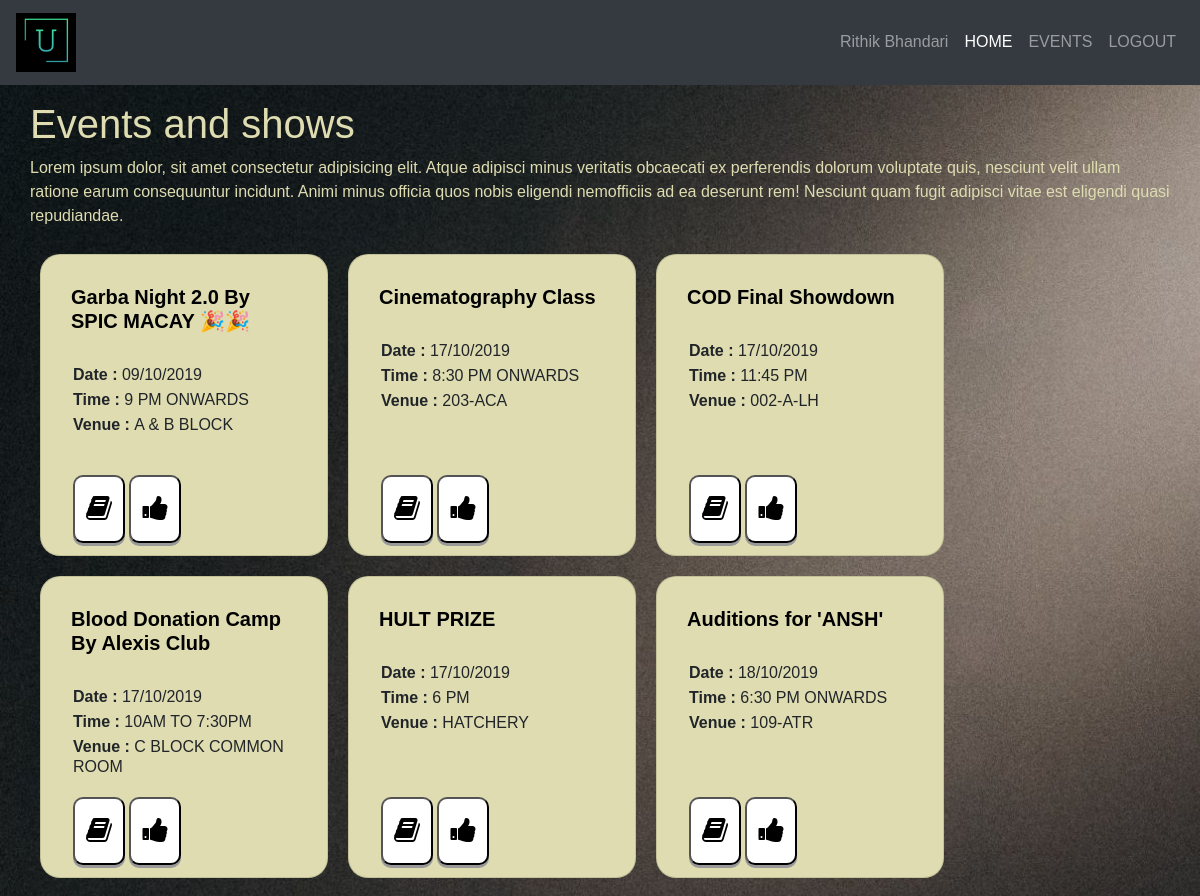
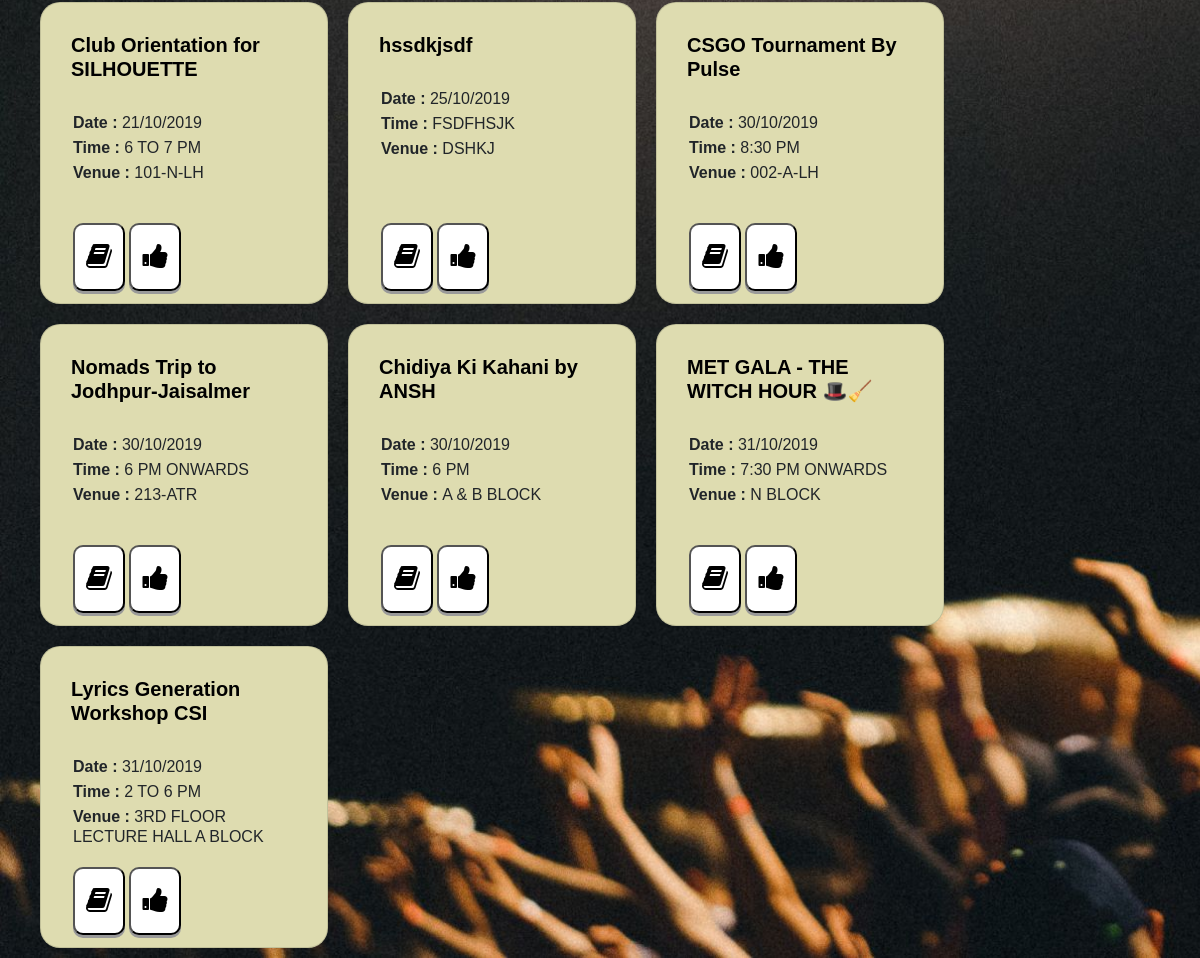
The page /events/ (signed in) on the database its author committed (2 pictures, top to bottom).
### models.py (models this page shows, shortened)
class EventsModel(db.Model):
    __tablename__ = 'events'
    ID = db.Column(db.String(8), nullable=False, primary_key=True)
    EventHeading = db.Column(db.String(255), nullable=False)
    EventDescription = db.Column(db.Text, nullable=False)
    EventDate = db.Column(db.String(20), nullable=False)
    EventTime = db.Column(db.String(255), nullable=False)
    EventVenue = db.Column(db.String(255), nullable=False)

### views_events.py (the view)
@app.route(URL_PREFIX + '/')
def display_events():
    if 'user' in session or 'admin' in session:  # accessible only if user or admin is logged in
        return render_template("events/homepage.html",
                               events=sort_events(EventsModel.query.all()))
    else:
        flash("Not Logged In", 'danger')
        print("Not Logged In")
        return redirect('/login')

### app.py (called while the page is built)
def sort_events(lst):  # sort events based on date only
    new_list = []
    while lst:
        minimum = datetime.strptime(lst[0].EventDate, '%d/%m/%Y').date()
        ev = lst[0]
        for e in lst:
            event_date = datetime.strptime(e.EventDate, '%d/%m/%Y').date()
            if event_date < minimum:
                minimum = event_date
                ev = e
        new_list.append(ev)
        if ev in lst:
            lst.remove(ev)
    return new_list

def get_session():
    return session

@app.before_request
def make_session_permanent():
    session.permanent = True
    app.permanent_session_lifetime = timedelta(minutes=15)

### templates/events/homepage.html (shortened to what this page needs)
{% extends "///layout.html" %}
    {% block body %}
    <section class="event-section">
        <div class="leftBox">
            <div class="content">
                <h1>Events and shows</h1>
                <p>Lorem ipsum dolor, sit amet consectetur adipisicing elit. Atque adipisci minus veritatis obcaecati ex
                    perferendis dolorum voluptate quis, nesciunt velit ullam ratione earum consequuntur incidunt. Animi
                    minus officia quos nobis eligendi nemofficiis ad ea deserunt rem! Nesciunt quam fugit adipisci
                    vitae
                    est eligendi quasi repudiandae.</p>
            </div>
        </div>
        <div class="events">
            {% for event in events %}
            <div class="card" style="width: 18rem;">
                <div class="card-body">
                    <h5 class="card-title"><b>{{event.EventHeading}}</b></h5>
                    <br/>
                    <h6 class="card-subtitle mb-2"><b>Date : </b>{{event.EventDate}}</h6>
                    <h6 class="card-subtitle mb-2"><b>Time : </b>{{event.EventTime}}</h6>
                    <h6 class="card-subtitle mb-2"><b>Venue : </b>{{event.EventVenue}}</h6>
                    {% set session = get_session() %}
                    {% if 'user' in session %}
                    <div class="card-btn-container">
                        <a href="/events/{{event.ID}}" data-toggle="tooltip" title="Read More">
                            <button>
                                <i class="fa fa-book"></i>
                            </button>
                        </a>
                        <a href="/events/add-to-fav/{{event.ID}}" data-toggle="tooltip" title="Add To Favourites">
                            <button>
                                <i class="fa fa-thumbs-up"></i>
                            </button>
                        </a>
                    </div>
                    {% endif %}
                </div>
            </div>
            {% endfor %}
        </div>
    </section>
    {% endblock %}

### static/css/layout-style.css (style rules this page uses)
:root { --primary-color: white; --card-background: #dedcb0; --text-color: black; --card-button-color: #fff; }
* { padding: 0; margin: 0; font-family: sans-serif; }
body { background: url("/static/img/bg.jpg"); background-size: cover; }
a { color: var(--text-color); }
.card { float: left; border-radius: 20px; padding: 10px; margin: 10px; width: 100%; background: var(--card-background); }
.card-body { height: 280px; }
.card-body .card-subtitle { padding: 2px; }
.card .card-body .card-title, .card .card-body .card-link { color: black; }
input[type="button"], button { background-color: var(--card-button-color); padding: 5px; text-align: center; border-radius: 10px; text-decoration: none; display: inline-block; font-size: 16px; cursor: pointer; outline: none; box-shadow: 0 3px #999; transition: 0.1s; }
a button { font-size: 28px; padding: 11px; }
.card-btn-container { position: absolute; padding: 2px; bottom: 10px; }
.event-section .leftBox .content * { color: var(--card-background); }

### rows shown on the page
EventsModel: EventHeading "Garba Night 2.0 By SPIC MACAY 🎉🎉", EventDate "09/10/2019", EventTime "9 PM ONWARDS", EventVenue "A & B BLOCK"
EventsModel: EventHeading "Cinematography Class", EventDate "17/10/2019", EventTime "8:30 PM ONWARDS", EventVenue "203-ACA"
EventsModel: EventHeading "COD Final Showdown", EventDate "17/10/2019", EventTime "11:45 PM", EventVenue "002-A-LH"
EventsModel: EventHeading "Blood Donation Camp By Alexis Club", EventDate "17/10/2019", EventTime "10AM TO 7:30PM", EventVenue "C BLOCK COMMON ROOM"
EventsModel: EventHeading "HULT PRIZE", EventDate "17/10/2019", EventTime "6 PM", EventVenue "HATCHERY"
EventsModel: EventHeading "Auditions for 'ANSH'", EventDate "18/10/2019", EventTime "6:30 PM ONWARDS", EventVenue "109-ATR"
EventsModel: EventHeading "Club Orientation for SILHOUETTE", EventDate "21/10/2019", EventTime "6 TO 7 PM", EventVenue "101-N-LH"
EventsModel: EventHeading "hssdkjsdf", EventDate "25/10/2019", EventTime "FSDFHSJK", EventVenue "DSHKJ"
EventsModel: EventHeading "CSGO Tournament By Pulse", EventDate "30/10/2019", EventTime "8:30 PM", EventVenue "002-A-LH"
EventsModel: EventHeading "Nomads Trip to Jodhpur-Jaisalmer", EventDate "30/10/2019", EventTime "6 PM ONWARDS", EventVenue "213-ATR"
EventsModel: EventHeading "Chidiya Ki Kahani by ANSH", EventDate "30/10/2019", EventTime "6 PM", EventVenue "A & B BLOCK"
EventsModel: EventHeading "MET GALA - THE WITCH HOUR 🎩🧹", EventDate "31/10/2019", EventTime "7:30 PM ONWARDS", EventVenue "N BLOCK"
EventsModel: EventHeading "Lyrics Generation Workshop CSI", EventDate "31/10/2019", EventTime "2 TO 6 PM", EventVenue "3RD FLOOR LECTURE HALL A BLOCK"

### other values the page prints
{{ session['name'] }} "Rithik Bhandari"
